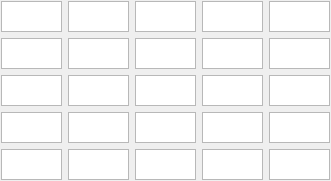
   <widget class="QWidget" name="gridLayoutWidget">
    <property name="geometry">
     <rect>
      <x>30</x>
      <y>90</y>
      <width>331</width>
      <height>181</height>
     </rect>
    </property>
    <layout class="QGridLayout" name="gridLayoutMatrixA">
     <property name="sizeConstraint">
      <enum>QLayout::SetDefaultConstraint</enum>
     </property>
     <property name="leftMargin">
      <number>1</number>
     </property>
     <property name="topMargin">
      <number>1</number>
     </property>
     <property name="rightMargin">
      <number>1</number>
     </property>
     <property name="bottomMargin">
      <number>1</number>
     </property>
     <item row="1" column="0">
      <widget class="QPlainTextEdit" name="plainTextEdit_A_2_1">
       <property name="sizePolicy">
        <sizepolicy hsizetype="Expanding" vsizetype="Expanding">
         <horstretch>0</horstretch>
         <verstretch>0</verstretch>
        </sizepolicy>
       </property>
       <property name="minimumSize">
        <size>
         <width>61</width>
         <height>31</height>
        </size>
       </property>
       <property name="maximumSize">
        <size>
         <width>61</width>
         <height>31</height>
        </size>
       </property>
       <property name="verticalScrollBarPolicy">
        <enum>Qt::ScrollBarAlwaysOff</enum>
       </property>
       <property name="horizontalScrollBarPolicy">
        <enum>Qt::ScrollBarAlwaysOff</enum>
       </property>
       <property name="tabChangesFocus">
        <bool>true</bool>
       </property>
       <property name="lineWrapMode">
        <enum>QPlainTextEdit::NoWrap</enum>
       </property>
       <property name="centerOnScroll">
        <bool>true</bool>
       </property>
      </widget>
     </item>
     <item row="2" column="5">
      <widget class="QPlainTextEdit" name="plainTextEdit_A_3_4">
       <property name="sizePolicy">
        <sizepolicy hsizetype="Expanding" vsizetype="Expanding">
         <horstretch>0</horstretch>
         <verstretch>0</verstretch>
        </sizepolicy>
       </property>
       <property name="minimumSize">
        <size>
         <width>61</width>
         <height>31</height>
        </size>
       </property>
       <property name="maximumSize">
        <size>
         <width>61</width>
         <height>31</height>
        </size>
       </property>
       <property name="verticalScrollBarPolicy">
        <enum>Qt::ScrollBarAlwaysOff</enum>
       </property>
       <property name="horizontalScrollBarPolicy">
        <enum>Qt::ScrollBarAlwaysOff</enum>
       </property>
       <property name="tabChangesFocus">
        <bool>true</bool>
       </property>
       <property name="lineWrapMode">
        <enum>QPlainTextEdit::NoWrap</enum>
       </property>
       <property name="centerOnScroll">
        <bool>true</bool>
       </property>
      </widget>
     </item>
     <item row="2" column="0">
      <widget class="QPlainTextEdit" name="plainTextEdit_A_3_1">
       <property name="sizePolicy">
        <sizepolicy hsizetype="Expanding" vsizetype="Expanding">
         <horstretch>0</horstretch>
         <verstretch>0</verstretch>
        </sizepolicy>
       </property>
       <property name="minimumSize">
        <size>
         <width>61</width>
         <height>31</height>
        </size>
       </property>
       <property name="maximumSize">
        <size>
         <width>61</width>
         <height>31</height>
        </size>
       </property>
       <property name="verticalScrollBarPolicy">
        <enum>Qt::ScrollBarAlwaysOff</enum>
       </property>
       <property name="horizontalScrollBarPolicy">
        <enum>Qt::ScrollBarAlwaysOff</enum>
       </property>
       <property name="tabChangesFocus">
        <bool>true</bool>
       </property>
       <property name="lineWrapMode">
        <enum>QPlainTextEdit::NoWrap</enum>
       </property>
       <property name="centerOnScroll">
        <bool>true</bool>
       </property>
      </widget>
     </item>
     <item row="6" column="0">
      <widget class="QPlainTextEdit" name="plainTextEdit_A_5_1">
       <property name="sizePolicy">
        <sizepolicy hsizetype="Expanding" vsizetype="Expanding">
         <horstretch>0</horstretch>
         <verstretch>0</verstretch>
        </sizepolicy>
       </property>
       <property name="minimumSize">
        <size>
         <width>61</width>
         <height>31</height>
        </size>
       </property>
       <property name="maximumSize">
        <size>
         <width>61</width>
         <height>31</height>
        </size>
       </property>
       <property name="verticalScrollBarPolicy">
        <enum>Qt::ScrollBarAlwaysOff</enum>
       </property>
       <property name="horizontalScrollBarPolicy">
        <enum>Qt::ScrollBarAlwaysOff</enum>
       </property>
       <property name="tabChangesFocus">
        <bool>true</bool>
       </property>
       <property name="lineWrapMode">
        <enum>QPlainTextEdit::NoWrap</enum>
       </property>
       <property name="centerOnScroll">
        <bool>true</bool>
       </property>
      </widget>
     </item>
     <item row="2" column="4">
      <widget class="QPlainTextEdit" name="plainTextEdit_A_3_3">
       <property name="sizePolicy">
        <sizepolicy hsizetype="Expanding" vsizetype="Expanding">
         <horstretch>0</horstretch>
         <verstretch>0</verstretch>
        </sizepolicy>
       </property>
       <property name="minimumSize">
        <size>
         <width>61</width>
         <height>31</height>
        </size>
       </property>
       <property name="maximumSize">
        <size>
         <width>61</width>
         <height>31</height>
        </size>
       </property>
       <property name="verticalScrollBarPolicy">
        <enum>Qt::ScrollBarAlwaysOff</enum>
       </property>
       <property name="horizontalScrollBarPolicy">
        <enum>Qt::ScrollBarAlwaysOff</enum>
       </property>
       <property name="tabChangesFocus">
        <bool>true</bool>
       </property>
       <property name="lineWrapMode">
        <enum>QPlainTextEdit::NoWrap</enum>
       </property>
       <property name="centerOnScroll">
        <bool>true</bool>
       </property>
      </widget>
     </item>
     <item row="6" column="2">
      <widget class="QPlainTextEdit" name="plainTextEdit_A_5_2">
       <property name="sizePolicy">
        <sizepolicy hsizetype="Expanding" vsizetype="Expanding">
         <horstretch>0</horstretch>
         <verstretch>0</verstretch>
        </sizepolicy>
       </property>
       <property name="minimumSize">
        <size>
         <width>61</width>
         <height>31</height>
        </size>
       </property>
       <property name="maximumSize">
        <size>
         <width>61</width>
         <height>31</height>
        </size>
       </property>
       <property name="verticalScrollBarPolicy">
        <enum>Qt::ScrollBarAlwaysOff</enum>
       </property>
       <property name="horizontalScrollBarPolicy">
        <enum>Qt::ScrollBarAlwaysOff</enum>
       </property>
       <property name="tabChangesFocus">
        <bool>true</bool>
       </property>
       <property name="lineWrapMode">
        <enum>QPlainTextEdit::NoWrap</enum>
       </property>
       <property name="centerOnScroll">
        <bool>true</bool>
       </property>
      </widget>
     </item>
     <item row="0" column="7">
      <widget class="QPlainTextEdit" name="plainTextEdit_A_1_5">
       <property name="enabled">
        <bool>true</bool>
       </property>
       <property name="sizePolicy">
        <sizepolicy hsizetype="Expanding" vsizetype="Expanding">
         <horstretch>0</horstretch>
         <verstretch>0</verstretch>
        </sizepolicy>
       </property>
       <property name="minimumSize">
        <size>
         <width>61</width>
         <height>31</height>
        </size>
       </property>
       <property name="maximumSize">
        <size>
         <width>61</width>
         <height>31</height>
        </size>
       </property>
       <property name="verticalScrollBarPolicy">
        <enum>Qt::ScrollBarAlwaysOff</enum>
       </property>
       <property name="horizontalScrollBarPolicy">
        <enum>Qt::ScrollBarAlwaysOff</enum>
       </property>
       <property name="tabChangesFocus">
        <bool>true</bool>
       </property>
       <property name="lineWrapMode">
        <enum>QPlainTextEdit::NoWrap</enum>
       </property>
       <property name="centerOnScroll">
        <bool>true</bool>
       </property>
      </widget>
     </item>
     <item row="1" column="5">
      <widget class="QPlainTextEdit" name="plainTextEdit_A_2_4">
       <property name="sizePolicy">
        <sizepolicy hsizetype="Expanding" vsizetype="Expanding">
         <horstretch>0</horstretch>
         <verstretch>0</verstretch>
        </sizepolicy>
       </property>
       <property name="minimumSize">
        <size>
         <width>61</width>
         <height>31</height>
        </size>
       </property>
       <property name="maximumSize">
        <size>
         <width>61</width>
         <height>31</height>
        </size>
       </property>
       <property name="verticalScrollBarPolicy">
        <enum>Qt::ScrollBarAlwaysOff</enum>
       </property>
       <property name="horizontalScrollBarPolicy">
        <enum>Qt::ScrollBarAlwaysOff</enum>
       </property>
       <property name="tabChangesFocus">
        <bool>true</bool>
       </property>
       <property name="lineWrapMode">
        <enum>QPlainTextEdit::NoWrap</enum>
       </property>
       <property name="centerOnScroll">
        <bool>true</bool>
       </property>
      </widget>
     </item>
     <item row="0" column="2">
      <widget class="QPlainTextEdit" name="plainTextEdit_A_1_2">
       <property name="sizePolicy">
        <sizepolicy hsizetype="Expanding" vsizetype="Expanding">
         <horstretch>0</horstretch>
         <verstretch>0</verstretch>
        </sizepolicy>
       </property>
       <property name="minimumSize">
        <size>
         <width>61</width>
         <height>31</height>
        </size>
       </property>
       <property name="maximumSize">
        <size>
         <width>61</width>
         <height>31</height>
        </size>
       </property>
       <property name="font">
        <font>
         <pointsize>9</pointsize>
        </font>
       </property>
       <property name="verticalScrollBarPolicy">
        <enum>Qt::ScrollBarAlwaysOff</enum>
       </property>
       <property name="horizontalScrollBarPolicy">
        <enum>Qt::ScrollBarAlwaysOff</enum>
       </property>
       <property name="tabChangesFocus">
        <bool>true</bool>
       </property>
       <property name="lineWrapMode">
        <enum>QPlainTextEdit::NoWrap</enum>
       </property>
       <property name="centerOnScroll">
        <bool>true</bool>
       </property>
      </widget>
     </item>
     <item row="1" column="2">
      <widget class="QPlainTextEdit" name="plainTextEdit_A_2_2">
       <property name="sizePolicy">
        <sizepolicy hsizetype="Expanding" vsizetype="Expanding">
         <horstretch>0</horstretch>
         <verstretch>0</verstretch>
        </sizepolicy>
       </property>
       <property name="minimumSize">
        <size>
         <width>61</width>
         <height>31</height>
        </size>
       </property>
       <property name="maximumSize">
        <size>
         <width>61</width>
         <height>31</height>
        </size>
       </property>
       <property name="verticalScrollBarPolicy">
        <enum>Qt::ScrollBarAlwaysOff</enum>
       </property>
       <property name="horizontalScrollBarPolicy">
        <enum>Qt::ScrollBarAlwaysOff</enum>
       </property>
       <property name="tabChangesFocus">
        <bool>true</bool>
       </property>
       <property name="lineWrapMode">
        <enum>QPlainTextEdit::NoWrap</enum>
       </property>
       <property name="centerOnScroll">
        <bool>true</bool>
       </property>
      </widget>
     </item>
     <item row="5" column="7">
      <widget class="QPlainTextEdit" name="plainTextEdit_A_4_5">
       <property name="sizePolicy">
        <sizepolicy hsizetype="Expanding" vsizetype="Expanding">
         <horstretch>0</horstretch>
         <verstretch>0</verstretch>
        </sizepolicy>
       </property>
       <property name="minimumSize">
        <size>
         <width>61</width>
         <height>31</height>
        </size>
       </property>
       <property name="maximumSize">
        <size>
         <width>61</width>
         <height>31</height>
        </size>
       </property>
       <property name="verticalScrollBarPolicy">
        <enum>Qt::ScrollBarAlwaysOff</enum>
       </property>
       <property name="horizontalScrollBarPolicy">
        <enum>Qt::ScrollBarAlwaysOff</enum>
       </property>
       <property name="tabChangesFocus">
        <bool>true</bool>
       </property>
       <property name="lineWrapMode">
        <enum>QPlainTextEdit::NoWrap</enum>
       </property>
       <property name="centerOnScroll">
        <bool>true</bool>
       </property>
      </widget>
     </item>
     <item row="0" column="5">
      <widget class="QPlainTextEdit" name="plainTextEdit_A_1_4">
       <property name="sizePolicy">
        <sizepolicy hsizetype="Expanding" vsizetype="Expanding">
         <horstretch>0</horstretch>
         <verstretch>0</verstretch>
        </sizepolicy>
       </property>
       <property name="minimumSize">
        <size>
         <width>61</width>
         <height>31</height>
        </size>
       </property>
       <property name="maximumSize">
        <size>
         <width>61</width>
         <height>31</height>
        </size>
       </property>
       <property name="verticalScrollBarPolicy">
        <enum>Qt::ScrollBarAlwaysOff</enum>
       </property>
       <property name="horizontalScrollBarPolicy">
        <enum>Qt::ScrollBarAlwaysOff</enum>
       </property>
       <property name="tabChangesFocus">
        <bool>true</bool>
       </property>
       <property name="lineWrapMode">
        <enum>QPlainTextEdit::NoWrap</enum>
       </property>
       <property name="centerOnScroll">
        <bool>true</bool>
       </property>
      </widget>
     </item>
     <item row="5" column="2">
      <widget class="QPlainTextEdit" name="plainTextEdit_A_4_2">
       <property name="sizePolicy">
        <sizepolicy hsizetype="Expanding" vsizetype="Expanding">
         <horstretch>0</horstretch>
         <verstretch>0</verstretch>
        </sizepolicy>
       </property>
       <property name="minimumSize">
        <size>
         <width>61</width>
         <height>31</height>
        </size>
       </property>
       <property name="maximumSize">
        <size>
         <width>61</width>
         <height>31</height>
        </size>
       </property>
       <property name="verticalScrollBarPolicy">
        <enum>Qt::ScrollBarAlwaysOff</enum>
       </property>
       <property name="horizontalScrollBarPolicy">
        <enum>Qt::ScrollBarAlwaysOff</enum>
       </property>
       <property name="tabChangesFocus">
        <bool>true</bool>
       </property>
       <property name="lineWrapMode">
        <enum>QPlainTextEdit::NoWrap</enum>
       </property>
       <property name="centerOnScroll">
        <bool>true</bool>
       </property>
      </widget>
     </item>
     <item row="2" column="7">
      <widget class="QPlainTextEdit" name="plainTextEdit_A_3_5">
       <property name="sizePolicy">
        <sizepolicy hsizetype="Expanding" vsizetype="Expanding">
         <horstretch>0</horstretch>
         <verstretch>0</verstretch>
        </sizepolicy>
       </property>
       <property name="minimumSize">
        <size>
         <width>61</width>
         <height>31</height>
        </size>
       </property>
       <property name="maximumSize">
        <size>
         <width>61</width>
         <height>31</height>
        </size>
       </property>
       <property name="verticalScrollBarPolicy">
        <enum>Qt::ScrollBarAlwaysOff</enum>
       </property>
       <property name="horizontalScrollBarPolicy">
        <enum>Qt::ScrollBarAlwaysOff</enum>
       </property>
       <property name="tabChangesFocus">
        <bool>true</bool>
       </property>
       <property name="lineWrapMode">
        <enum>QPlainTextEdit::NoWrap</enum>
       </property>
       <property name="centerOnScroll">
        <bool>true</bool>
       </property>
      </widget>
     </item>
     <item row="1" column="4">
      <widget class="QPlainTextEdit" name="plainTextEdit_A_2_3">
       <property name="sizePolicy">
        <sizepolicy hsizetype="Expanding" vsizetype="Expanding">
         <horstretch>0</horstretch>
         <verstretch>0</verstretch>
        </sizepolicy>
       </property>
       <property name="minimumSize">
        <size>
         <width>61</width>
         <height>31</height>
        </size>
       </property>
       <property name="maximumSize">
        <size>
         <width>61</width>
         <height>31</height>
        </size>
       </property>
       <property name="verticalScrollBarPolicy">
        <enum>Qt::ScrollBarAlwaysOff</enum>
       </property>
       <property name="horizontalScrollBarPolicy">
        <enum>Qt::ScrollBarAlwaysOff</enum>
       </property>
       <property name="tabChangesFocus">
        <bool>true</bool>
       </property>
       <property name="lineWrapMode">
        <enum>QPlainTextEdit::NoWrap</enum>
       </property>
       <property name="centerOnScroll">
        <bool>true</bool>
       </property>
      </widget>
     </item>
     <item row="1" column="7">
      <widget class="QPlainTextEdit" name="plainTextEdit_A_2_5">
       <property name="sizePolicy">
        <sizepolicy hsizetype="Expanding" vsizetype="Expanding">
         <horstretch>0</horstretch>
         <verstretch>0</verstretch>
        </sizepolicy>
       </property>
       <property name="minimumSize">
        <size>
         <width>61</width>
         <height>31</height>
        </size>
       </property>
       <property name="maximumSize">
        <size>
         <width>61</width>
         <height>31</height>
        </size>
       </property>
       <property name="verticalScrollBarPolicy">
        <enum>Qt::ScrollBarAlwaysOff</enum>
       </property>
       <property name="horizontalScrollBarPolicy">
        <enum>Qt::ScrollBarAlwaysOff</enum>
       </property>
       <property name="tabChangesFocus">
        <bool>true</bool>
       </property>
       <property name="lineWrapMode">
        <enum>QPlainTextEdit::NoWrap</enum>
       </property>
       <property name="centerOnScroll">
        <bool>true</bool>
       </property>
      </widget>
     </item>
     <item row="2" column="2">
      <widget class="QPlainTextEdit" name="plainTextEdit_A_3_2">
       <property name="sizePolicy">
        <sizepolicy hsizetype="Expanding" vsizetype="Expanding">
         <horstretch>0</horstretch>
         <verstretch>0</verstretch>
        </sizepolicy>
       </property>
       <property name="minimumSize">
        <size>
         <width>61</width>
         <height>31</height>
        </size>
       </property>
       <property name="maximumSize">
        <size>
         <width>61</width>
         <height>31</height>
        </size>
       </property>
       <property name="verticalScrollBarPolicy">
        <enum>Qt::ScrollBarAlwaysOff</enum>
       </property>
       <property name="horizontalScrollBarPolicy">
        <enum>Qt::ScrollBarAlwaysOff</enum>
       </property>
       <property name="tabChangesFocus">
        <bool>true</bool>
       </property>
       <property name="lineWrapMode">
        <enum>QPlainTextEdit::NoWrap</enum>
       </property>
       <property name="centerOnScroll">
        <bool>true</bool>
       </property>
      </widget>
     </item>
     <item row="5" column="5">
      <widget class="QPlainTextEdit" name="plainTextEdit_A_4_4">
       <property name="sizePolicy">
        <sizepolicy hsizetype="Expanding" vsizetype="Expanding">
         <horstretch>0</horstretch>
         <verstretch>0</verstretch>
        </sizepolicy>
       </property>
       <property name="minimumSize">
        <size>
         <width>61</width>
         <height>31</height>
        </size>
       </property>
       <property name="maximumSize">
        <size>
         <width>61</width>
         <height>31</height>
        </size>
       </property>
       <property name="verticalScrollBarPolicy">
        <enum>Qt::ScrollBarAlwaysOff</enum>
       </property>
       <property name="horizontalScrollBarPolicy">
        <enum>Qt::ScrollBarAlwaysOff</enum>
       </property>
       <property name="tabChangesFocus">
        <bool>true</bool>
       </property>
       <property name="lineWrapMode">
        <enum>QPlainTextEdit::NoWrap</enum>
       </property>
       <property name="centerOnScroll">
        <bool>true</bool>
       </property>
      </widget>
     </item>
     <item row="6" column="4">
      <widget class="QPlainTextEdit" name="plainTextEdit_A_5_3">
       <property name="sizePolicy">
        <sizepolicy hsizetype="Expanding" vsizetype="Expanding">
         <horstretch>0</horstretch>
         <verstretch>0</verstretch>
        </sizepolicy>
       </property>
       <property name="minimumSize">
        <size>
         <width>61</width>
         <height>31</height>
        </size>
       </property>
       <property name="maximumSize">
        <size>
         <width>61</width>
         <height>31</height>
        </size>
       </property>
       <property name="verticalScrollBarPolicy">
        <enum>Qt::ScrollBarAlwaysOff</enum>
       </property>
       <property name="horizontalScrollBarPolicy">
        <enum>Qt::ScrollBarAlwaysOff</enum>
       </property>
       <property name="tabChangesFocus">
        <bool>true</bool>
       </property>
       <property name="lineWrapMode">
        <enum>QPlainTextEdit::NoWrap</enum>
       </property>
       <property name="centerOnScroll">
        <bool>true</bool>
       </property>
      </widget>
     </item>
     <item row="5" column="0">
      <widget class="QPlainTextEdit" name="plainTextEdit_A_4_1">
       <property name="sizePolicy">
        <sizepolicy hsizetype="Expanding" vsizetype="Expanding">
         <horstretch>0</horstretch>
         <verstretch>0</verstretch>
        </sizepolicy>
       </property>
       <property name="minimumSize">
        <size>
         <width>61</width>
         <height>31</height>
        </size>
       </property>
       <property name="maximumSize">
        <size>
         <width>61</width>
         <height>31</height>
        </size>
       </property>
       <property name="verticalScrollBarPolicy">
        <enum>Qt::ScrollBarAlwaysOff</enum>
       </property>
       <property name="horizontalScrollBarPolicy">
        <enum>Qt::ScrollBarAlwaysOff</enum>
       </property>
       <property name="tabChangesFocus">
        <bool>true</bool>
       </property>
       <property name="lineWrapMode">
        <enum>QPlainTextEdit::NoWrap</enum>
       </property>
       <property name="centerOnScroll">
        <bool>true</bool>
       </property>
      </widget>
     </item>
     <item row="5" column="4">
      <widget class="QPlainTextEdit" name="plainTextEdit_A_4_3">
       <property name="sizePolicy">
        <sizepolicy hsizetype="Expanding" vsizetype="Expanding">
         <horstretch>0</horstretch>
         <verstretch>0</verstretch>
        </sizepolicy>
       </property>
       <property name="minimumSize">
        <size>
         <width>61</width>
         <height>31</height>
        </size>
       </property>
       <property name="maximumSize">
        <size>
         <width>61</width>
         <height>31</height>
        </size>
       </property>
       <property name="verticalScrollBarPolicy">
        <enum>Qt::ScrollBarAlwaysOff</enum>
       </property>
       <property name="horizontalScrollBarPolicy">
        <enum>Qt::ScrollBarAlwaysOff</enum>
       </property>
       <property name="tabChangesFocus">
        <bool>true</bool>
       </property>
       <property name="lineWrapMode">
        <enum>QPlainTextEdit::NoWrap</enum>
       </property>
       <property name="centerOnScroll">
        <bool>true</bool>
       </property>
      </widget>
     </item>
     <item row="0" column="4">
      <widget class="QPlainTextEdit" name="plainTextEdit_A_1_3">
       <property name="sizePolicy">
        <sizepolicy hsizetype="Expanding" vsizetype="Expanding">
         <horstretch>0</horstretch>
         <verstretch>0</verstretch>
        </sizepolicy>
       </property>
       <property name="minimumSize">
        <size>
         <width>61</width>
         <height>31</height>
        </size>
       </property>
       <property name="maximumSize">
        <size>
         <width>61</width>
         <height>31</height>
        </size>
       </property>
       <property name="verticalScrollBarPolicy">
        <enum>Qt::ScrollBarAlwaysOff</enum>
       </property>
       <property name="horizontalScrollBarPolicy">
        <enum>Qt::ScrollBarAlwaysOff</enum>
       </property>
       <property name="tabChangesFocus">
        <bool>true</bool>
       </property>
       <property name="lineWrapMode">
        <enum>QPlainTextEdit::NoWrap</enum>
       </property>
       <property name="centerOnScroll">
        <bool>true</bool>
       </property>
      </widget>
     </item>
     <item row="6" column="5">
      <widget class="QPlainTextEdit" name="plainTextEdit_A_5_4">
       <property name="sizePolicy">
        <sizepolicy hsizetype="Expanding" vsizetype="Expanding">
         <horstretch>0</horstretch>
         <verstretch>0</verstretch>
        </sizepolicy>
       </property>
       <property name="minimumSize">
        <size>
         <width>61</width>
         <height>31</height>
        </size>
       </property>
       <property name="maximumSize">
        <size>
         <width>61</width>
         <height>31</height>
        </size>
       </property>
       <property name="verticalScrollBarPolicy">
        <enum>Qt::ScrollBarAlwaysOff</enum>
       </property>
       <property name="horizontalScrollBarPolicy">
        <enum>Qt::ScrollBarAlwaysOff</enum>
       </property>
       <property name="tabChangesFocus">
        <bool>true</bool>
       </property>
       <property name="lineWrapMode">
        <enum>QPlainTextEdit::NoWrap</enum>
       </property>
       <property name="centerOnScroll">
        <bool>true</bool>
       </property>
      </widget>
     </item>
     <item row="6" column="7">
      <widget class="QPlainTextEdit" name="plainTextEdit_A_5_5">
       <property name="sizePolicy">
        <sizepolicy hsizetype="Expanding" vsizetype="Expanding">
         <horstretch>0</horstretch>
         <verstretch>0</verstretch>
        </sizepolicy>
       </property>
       <property name="minimumSize">
        <size>
         <width>61</width>
         <height>31</height>
        </size>
       </property>
       <property name="maximumSize">
        <size>
         <width>61</width>
         <height>31</height>
        </size>
       </property>
       <property name="verticalScrollBarPolicy">
        <enum>Qt::ScrollBarAlwaysOff</enum>
       </property>
       <property name="horizontalScrollBarPolicy">
        <enum>Qt::ScrollBarAlwaysOff</enum>
       </property>
       <property name="tabChangesFocus">
        <bool>true</bool>
       </property>
       <property name="lineWrapMode">
        <enum>QPlainTextEdit::NoWrap</enum>
       </property>
       <property name="centerOnScroll">
        <bool>true</bool>
       </property>
      </widget>
     </item>
     <item row="0" column="0">
      <widget class="QPlainTextEdit" name="plainTextEdit_A_1_1">
       <property name="sizePolicy">
        <sizepolicy hsizetype="Expanding" vsizetype="Expanding">
         <horstretch>0</horstretch>
         <verstretch>0</verstretch>
        </sizepolicy>
       </property>
       <property name="minimumSize">
        <size>
         <width>61</width>
         <height>31</height>
        </size>
       </property>
       <property name="maximumSize">
        <size>
         <width>61</width>
         <height>31</height>
        </size>
       </property>
       <property name="autoFillBackground">
        <bool>false</bool>
       </property>
       <property name="verticalScrollBarPolicy">
        <enum>Qt::ScrollBarAlwaysOff</enum>
       </property>
       <property name="horizontalScrollBarPolicy">
        <enum>Qt::ScrollBarAlwaysOff</enum>
       </property>
       <property name="tabChangesFocus">
        <bool>true</bool>
       </property>
       <property name="lineWrapMode">
        <enum>QPlainTextEdit::NoWrap</enum>
       </property>
       <property name="plainText">
        <string notr="true"/>
       </property>
       <property name="backgroundVisible">
        <bool>false</bool>
       </property>
       <property name="centerOnScroll">
        <bool>true</bool>
       </property>
      </widget>
     </item>
    </layout>
   </widget>
